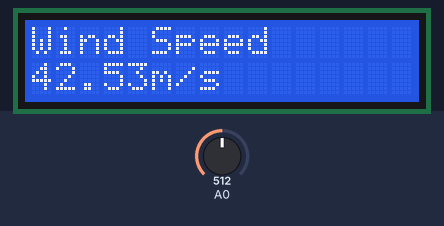
The sketch below on a simulated Arduino Uno, built with avr-gcc and run on an emulated ATmega328P. On the bench: 16×2 character LCD. Inputs (shaded band) come from the test bench; at power-on: A0 = 512. What the sketch prints to the serial monitor is not drawn.

Above: at 4.2 s.
4.3 s: A0 set to 194
At 5.2 s:
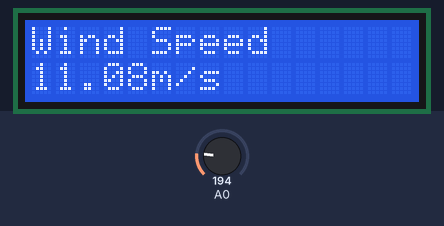
5.9 s: A0 set to 165
At 7.2 s:
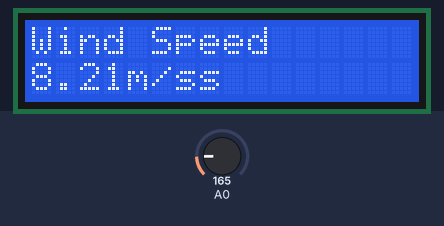
7.5 s: A0 set to 122
At 9.0 s:
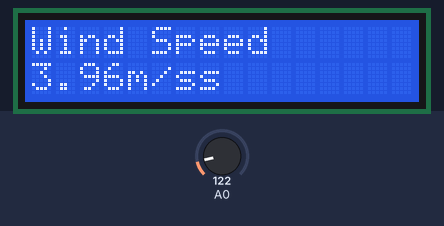
Timing chart, 0 to 10.5 s (numbered marks = the images above; inputs shaded):
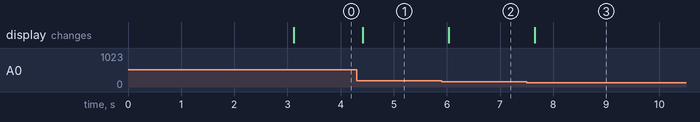

Measured:
- the behaviour switches between 184 and 183 on A0 (found by bisection; images 1 and 2)
- after the input at 4.3 s, the display: changes after 0.12 s (image 1)
- after the input at 5.9 s, the display: changes after 0.14 s (image 2)
- after the input at 7.5 s, the display: changes after 0.15 s (image 3)

The sketch:

wind_sensor.ino
```cpp
#include <LiquidCrystal_I2C.h>

// initialize the LCD library with I2C address and LCD size
LiquidCrystal_I2C lcd (0x27, 16,2);

void setup()
{
  Serial.begin(9600);
Serial.println ("Arduino Anemometer");
  // Initialize the LCD connected
lcd. init ();
// Turn on the backlight on LCD.
lcd. backlight ();
lcd.print ("CIRCUITSCHOOLS..");
lcd. setCursor (0, 1);
lcd.print ("ANEMOMETER");
lcd.clear();
  delay(3000);
}

void loop()
{
  float sensorValue = analogRead(A0);
  Serial.print("Analog Value =");
  Serial.println(sensorValue);

  float voltage = (sensorValue / 1024) * 5; //Arduino ADC resolution 0-1023
  Serial.print("Voltage =");
  Serial.print(voltage);
  Serial.println(" V");

  float wind_speed = mapfloat(voltage, 0.4, 2, 0, 32.4);
  float speed_mph = ((wind_speed *3600)/1609.344);
  Serial.print("Wind Speed =");
  Serial.print(wind_speed);
  Serial.println("m/s");
  Serial.print(speed_mph);
  Serial.println("mph");

  lcd. setCursor (0, 0);
  lcd.print ("Wind Speed");
//Here cursor is placed on second line
lcd. setCursor (0, 1);
lcd.print (wind_speed);
lcd.print ("m/s");

  Serial.println(" ");
  delay(300);
}

float mapfloat(float x, float in_min, float in_max, float out_min, float out_max)
{
  return (x - in_min) * (out_max - out_min) / (in_max - in_min) + out_min;
}
```
